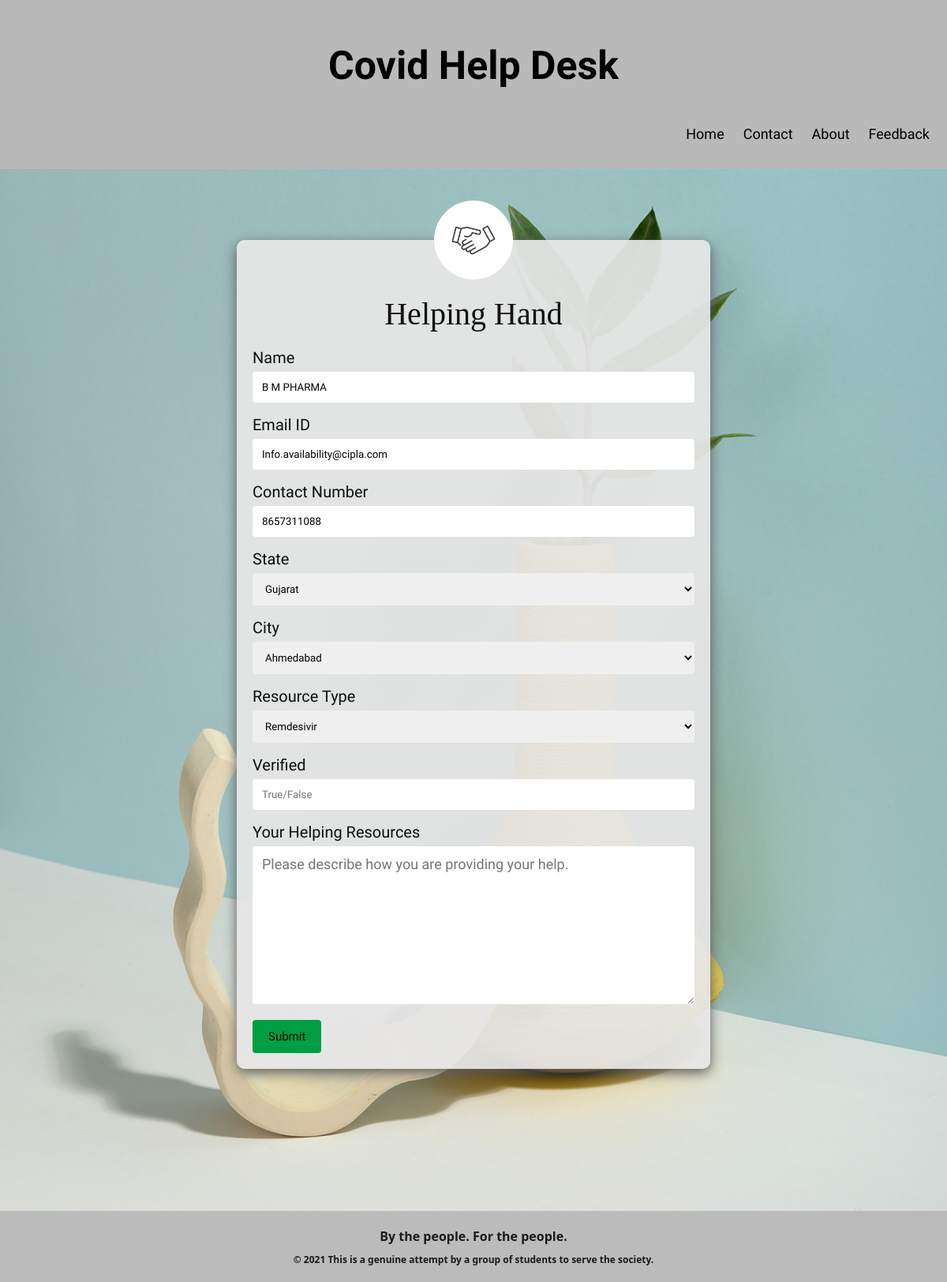
The page /editResource/1 on the database its author committed.
### receiver/models.py (models this page shows, shortened)
class Resource(models.Model):
    contact_name = models.CharField(default='', max_length=200)
    email_id = models.CharField(default='', max_length=200)
    web_site = models.CharField(default='', max_length=200)
    phone = models.CharField(default='', max_length=200)
    state = models.ForeignKey(
        State, on_delete=models.SET_NULL, blank=True, null=True)
    city = models.ForeignKey(
        City, on_delete=models.SET_NULL, blank=True, null=True)
    resource_name = models.ForeignKey(
        Res_type, verbose_name="resc_type", on_delete=models.DO_NOTHING)
    description = models.CharField(max_length=200, blank=True, null=True)
    verified = models.BooleanField(default=False)
    created_at = models.DateField(default=timezone.now, auto_created=True)
    updated_at = models.DateField(auto_now=True)

class Res_type(models.Model):
    resource_name = models.CharField(max_length=50)
    more_info = models.CharField(
        default='', max_length=200, blank=True, null=True)
    def __str__(self):
        return self.resource_name

### receiver/views.py (the view)
# urls.py: path('editResource/<int:pk>', views.editResource, name='editResource'),
def editResource(request, pk):
    if request.method == "POST":
        res = Resource.objects.get(id=pk)
        hh = HelpForm(request.POST, instance=res)
        if hh.is_valid():
            hh.save()
            hhm = HelpForm()
            return render(request, 'editResource.html', {'hhm': hhm, 'msg': 'Help added!'})
        else:
            hhm = HelpForm()
            return render(request, 'editResource.html', {'hhm': hh, 'msg': 'Check for Errors!!!'})
    else:
        res = Resource.objects.get(id=pk)
        hhm = HelpForm(instance=res)
        name = res.contact_name
        email = res.email_id
        phone = res.phone
        verified = res.verified
        desc = res.description
        context = {
            'name': name,
            'hhm': hhm,
            'email': email,
            'phone': phone,
            'desc': desc,
        }
        return render(request, 'editResource.html', context)

### receiver/forms.py
class HelpForm(forms.ModelForm):
    class Meta:
        model = Resource
        fields = ['contact_name', 'email_id', 'web_site',
                  'phone', 'state', 'city', 'resource_name', 'verified', 'description']
    def __init__(self, *args, **kwargs):
        super().__init__(*args, **kwargs)
        self.fields['city'].queryset = City.objects.none()
        if 'state' in self.data:
            try:
                state_id = int(self.data.get('state'))
                self.fields['city'].queryset = City.objects.filter(
                    state_id=state_id).order_by('name')
            except (ValueError, TypeError):
                pass  # invalid input from the client; ignore and fallback to empty City queryset
        elif self.instance.pk:
            self.fields['city'].queryset = self.instance.state.city_set.order_by(
                'name')

### receiver/models.py (called while the page is built)
    def __str__(self):
        return self.name

    def __str__(self):
        return self.name

### receiver/templates/editResource.html (shortened to what this page needs)
{% extends 'base.html'%}
{% block content %}
{% load static %}
<link rel="stylesheet" href="{% static 'css/helpingHand.css' %}" type="text/css" />
<div class="container">
  <div class="imgdiv2">
    <img src="{% static 'images/hhicon.jpg' %}" alt="">
  </div>
  <div class="Title">Helping Hand</div>
  <form method="POST" id='helpH' data-cities-url="{% url 'ajax_load_cities' %}">
    <label for="fname">Name</label>
    <input type="text" id="fname" name="contact_name" placeholder="Enter your Full name" value="{{name}}" required>
    <label for="email_idn">Email ID</label>
    <input type="text" id="lname" name="email_id" placeholder="Enter your Email ID" value="{{email}}" required>
    <label for="phone">Contact Number</label>
    <input type="text" id="contact" name="phone" placeholder="Enter your contact number" value="{{ phone }}" required>
    <label for="state">State</label>
    {{ hhm.state }}
    <label for="city">City</label>
    {{ hhm.city }}
    <label for="res_type">Resource Type</label>
    {{ hhm.resource_name}}
    <label for="phone">Verified</label>
    <input type="text" id="verif" name="verified" placeholder="True/False" value="{{ verified }}" required>
    <label for="Your Helping Resources">Your Helping Resources</label>
    <textarea id="subject" name="description" placeholder="Please describe how you are providing your help. "
      style="height:200px" value="{{ desc }} "></textarea>
    <input type="submit" value="Submit">
  </form>
</div>
{% endblock %}

### receiver/static/css/base_style.css (style rules this page uses)
body, head { height: 100%; padding: 0; margin: 0px; font-family: Arial, Helvetica, sans-serif; background-color: #fffcf3; max-width: calc(100%-20px); }

### receiver/static/css/helpingHand.css (style rules this page uses)
body { font-family: Arial, Helvetica, sans-serif; background-image: url("../images/hhwide.jpg"); background-size: cover; background-repeat: no-repeat; }
* { box-sizing: border-box; }
.imgdiv2 img { display: flex; justify-content: center; border-radius: 50%; width: 100px; }
.imgdiv2 { display: flex; justify-content: center; position: relative; margin-top: -70px; }
.Title { display: flex; justify-content: center; font-family: Cambria, Cochin, Georgia, Times, "Times New Roman", serif; font-size: 40px; padding: 20px; font-weight: lighter; }
label { font-family: Oxygen; font-size: 20px; }
textarea { font-family: Oxygen; font-size: 18px; }
input[type="number"], select, textarea { width: 100%; padding: 12px; border-width: 0px; border-radius: 4px; box-sizing: border-box; margin-top: 6px; margin-bottom: 16px; resize: vertical; }
input[type="text"], select, textarea { font-family: Oxygen; width: 100%; padding: 12px; border-width: 0px; border-radius: 4px; box-sizing: border-box; margin-top: 6px; margin-bottom: 16px; resize: vertical; }
input[type="submit"] { font-family: Oxygen; background-color: #009e42; font-size: 15px; color: rgb(0, 0, 0); padding: 12px 20px; border: none; border-radius: 4px; cursor: pointer; }
.container { border-radius: 10px; box-shadow: 0 5px 1rem rgb(92, 92, 92); background-color: rgba(231, 231, 231, 0.938); color: rgb(14, 14, 14); margin: 5% auto 15% auto; width: 35%; padding: 20px; margin-left: 50%; }
@media only screen and (max-width: 1300px) { body { background-image: url("../images/hhmobile.jpg"); background-color: rgba(114, 173, 240, 0.87); } }
@media only screen and (max-width: 1300px) { .container { border-radius: 10px; box-shadow: 0 5px 1rem rgb(92, 92, 92); background-color: rgba(231, 231, 231, 0.938); color: rgb(14, 14, 14); margin: 5% auto 15% auto; width: 50%; padding: 20px; margin-top: 90px; } }

### rows shown on the page
Resource: contact_name "B M PHARMA", email_id "Info.availability@cipla.com", phone "8657311088", state "Gujarat", city "Ahmedabad"
Res_type: resource_name "Remdesivir"
